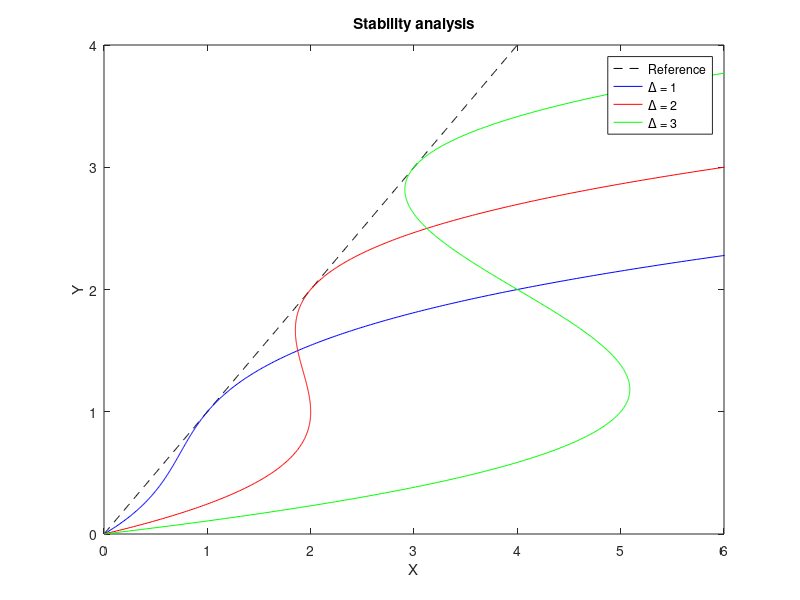

Reproduce this figure in MATLAB.
clear all;
close all;

%% Input parameters
delta1 = 1;
delta2 = 2;
delta3 = 3;
%% Calculate
Y = linspace(0, 6, 1000);
%
Xref = Y;
% Delta root
%new comment at the new branch
%second comment at the new branch
X1 = Y.^3 - 2*delta1*Y.^2 + (delta1^2 +1)*Y;
X2 = Y.^3 - 2*delta2*Y.^2 + (delta2^2 +1)*Y;
X3 = Y.^3 - 2*delta3*Y.^2 + (delta3^2 +1)*Y;

%% Plot 
figure; hold on; box on;
plot(Xref, Y, '--k');
plot(X1, Y, '-b');
plot(X2, Y, '-r');
plot(X3, Y, '-g');
axis([0 6 0 4]);
xlabel('X');
ylabel('Y');
title('Stability analysis');
legend('Reference', '\Delta = 1', '\Delta = 2', '\Delta = 3');